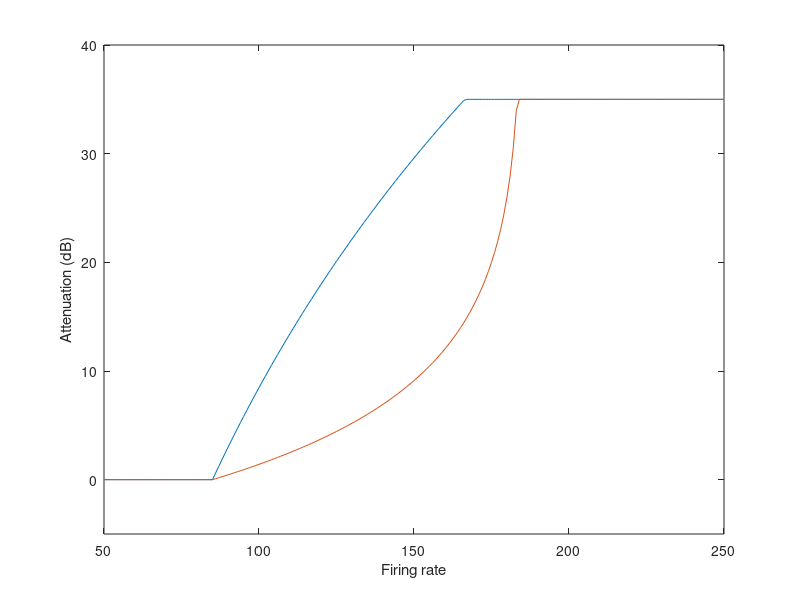

Source code (MATLAB): (Note: this script raises an error after producing the figure.)
close all; clear all; clc

rate = 50:250;
MOCrateThresholdProb = 85;
rateToAttenuationFactorProb = 6;


x = -20*log10(  max(rate/MOCrateThresholdProb,1)  )*rateToAttenuationFactorProb; %dB attenuation
x = max(x,-35);


rateToAttenuationFactorProb = 0.010;
rateOverThreshold = rate - MOCrateThresholdProb;
rateOverThreshold(rateOverThreshold<0)=0;
y =  (1- rateOverThreshold* rateToAttenuationFactorProb);
y(y<0)=0.001;
y = 20*log10(y);
y = max(y,-35);

plot(rate, -x, rate, -y)
xlabel('Firing rate')
ylabel('Attenuation (dB)')
ylim([-5 40])

legend('New', 'Old',2)